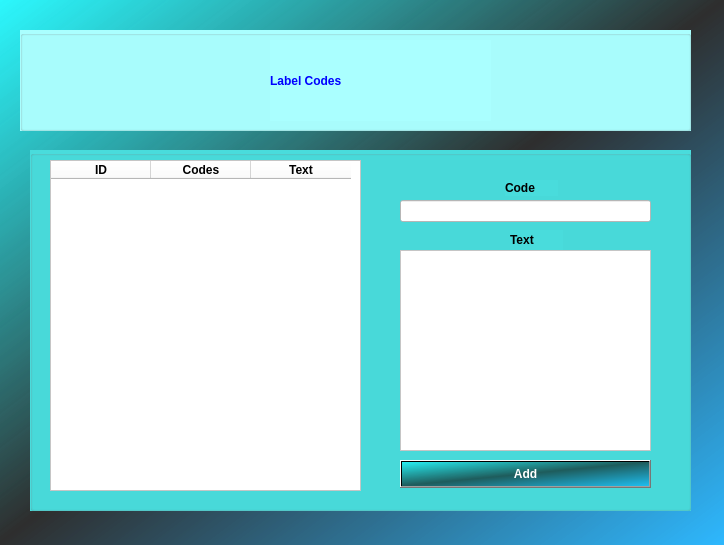
<?xml version="1.0" encoding="UTF-8"?>
<ui version="4.0">
 <class>CodLabel</class>
 <widget class="QWidget" name="CodLabel">
  <property name="geometry">
   <rect>
    <x>0</x>
    <y>0</y>
    <width>724</width>
    <height>545</height>
   </rect>
  </property>
  <property name="windowTitle">
   <string>Form</string>
  </property>
  <property name="styleSheet">
   <string notr="true">background:qlineargradient(spread:repeat, x1:0, y1:0, x2:1, y2:1, stop:0 rgba(23, 247, 253, 179), stop:0.497326 rgba(0, 0, 0, 147), stop:1 rgba(0, 169, 255, 147))</string>
  </property>
  <widget class="QGroupBox" name="groupBox">
   <property name="geometry">
    <rect>
     <x>20</x>
     <y>30</y>
     <width>671</width>
     <height>101</height>
    </rect>
   </property>
   <property name="styleSheet">
    <string notr="true">background-color: rgb(170, 255, 255);</string>
   </property>
   <property name="title">
    <string/>
   </property>
   <widget class="QLabel" name="label">
    <property name="geometry">
     <rect>
      <x>250</x>
      <y>10</y>
      <width>221</width>
      <height>81</height>
     </rect>
    </property>
    <property name="styleSheet">
     <string notr="true">color:blue;
font:bold;
font: 75 13pt &quot;Unispace&quot;;</string>
    </property>
    <property name="text">
     <string>Label Codes</string>
    </property>
   </widget>
  </widget>
  <widget class="QGroupBox" name="groupBox_2">
   <property name="geometry">
    <rect>
     <x>30</x>
     <y>150</y>
     <width>661</width>
     <height>361</height>
    </rect>
   </property>
   <property name="styleSheet">
    <string notr="true">background-color: rgb(73, 220, 220);</string>
   </property>
   <property name="title">
    <string/>
   </property>
   <widget class="QLabel" name="label_2">
    <property name="geometry">
     <rect>
      <x>475</x>
      <y>30</y>
      <width>53</width>
      <height>16</height>
     </rect>
    </property>
    <property name="styleSheet">
     <string notr="true">font:bold;
font: 75 9pt &quot;Unispace&quot;;</string>
    </property>
    <property name="text">
     <string>Code</string>
    </property>
   </widget>
   <widget class="QLabel" name="label_3">
    <property name="geometry">
     <rect>
      <x>480</x>
      <y>80</y>
      <width>53</width>
      <height>20</height>
     </rect>
    </property>
    <property name="styleSheet">
     <string notr="true">font:bold;
font: 75 9pt &quot;Unispace&quot;;</string>
    </property>
    <property name="text">
     <string>Text</string>
    </property>
   </widget>
   <widget class="QTableWidget" name="TableLabel">
    <property name="geometry">
     <rect>
      <x>20</x>
      <y>10</y>
      <width>311</width>
      <height>331</height>
     </rect>
    </property>
    <property name="styleSheet">
     <string notr="true">background:white;
font:bold;
</string>
    </property>
    <property name="alternatingRowColors">
     <bool>true</bool>
    </property>
    <property name="rowCount">
     <number>0</number>
    </property>
    <column>
     <property name="text">
      <string>ID</string>
     </property>
    </column>
    <column>
     <property name="text">
      <string>Codes</string>
     </property>
    </column>
    <column>
     <property name="text">
      <string>Text</string>
     </property>
    </column>
   </widget>
   <widget class="QLineEdit" name="CodeEdit">
    <property name="geometry">
     <rect>
      <x>370</x>
      <y>50</y>
      <width>251</width>
      <height>22</height>
     </rect>
    </property>
    <property name="styleSheet">
     <string notr="true">background:white;
font:bold;</string>
    </property>
   </widget>
   <widget class="QTextEdit" name="LabelEdit">
    <property name="geometry">
     <rect>
      <x>370</x>
      <y>100</y>
      <width>251</width>
      <height>201</height>
     </rect>
    </property>
    <property name="styleSheet">
     <string notr="true">background:white;
font:bold;</string>
    </property>
   </widget>
   <widget class="QPushButton" name="AddLabel">
    <property name="geometry">
     <rect>
      <x>370</x>
      <y>310</y>
      <width>251</width>
      <height>28</height>
     </rect>
    </property>
    <property name="styleSheet">
     <string notr="true">background:white;
font:bold;
color:white;
font: 75 9pt &quot;Unispace&quot;;
background:qlineargradient(spread:repeat, x1:0, y1:0, x2:1, y2:1, stop:0 rgba(23, 247, 253, 179), stop:0.497326 rgba(0, 0, 0, 147), stop:1 rgba(0, 169, 255, 147))</string>
    </property>
    <property name="text">
     <string>Add</string>
    </property>
   </widget>
  </widget>
 </widget>
 <resources/>
 <connections/>
</ui>
